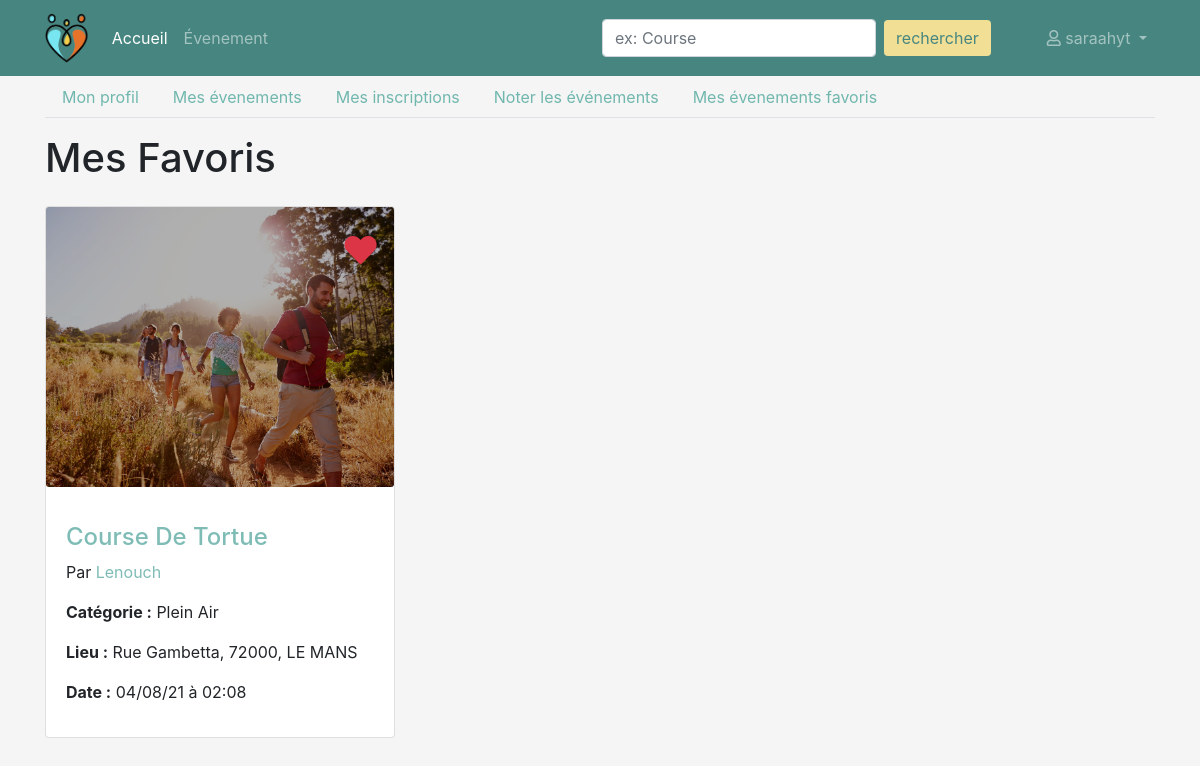
Screenshot of /profil/evenements/favoris (signed in) with the database file from the repository.
### persons/models.py (models this page shows, shortened)
class Person(models.Model):
    TYPE_PARTICULIER = 'particulier'
    TYPE_PROFESSIONNEL = 'professionnel'
    TYPE_CHOICES = (
        (TYPE_PARTICULIER, 'particulier'),
        (TYPE_PROFESSIONNEL, 'professionnel')
    )
    user = models.ForeignKey('users.User', on_delete=models.CASCADE)
    first_name = models.CharField('prenom', max_length=100)
    last_name = models.CharField('nom', max_length=100)
    birth_date = models.DateField('date naissance')
    address = models.CharField('adresse', max_length=250)
    zip_code = models.IntegerField('code postal')
    city = models.CharField('ville', max_length=50)
    country = models.CharField('pays', max_length=100)
    phone_number = PhoneNumberField('telephone')
    pseudo = models.CharField('pseudo', max_length=50)
    person_type = models.CharField('type', choices=TYPE_CHOICES, max_length=15)
    created_at = models.DateTimeField('crée à', auto_now=True)
    note = models.IntegerField('karma', null=True, blank=True)
    imageProfil = models.FileField('image', null=True, default='utilisateur-de-profil.svg')
    is_visible = models.BooleanField('est visible', default=False)

### events/models.py (models this page shows, shortened)
class FavoriteEvent(models.Model):
    person = models.ForeignKey('persons.Person', on_delete=models.CASCADE)
    event = models.ForeignKey('Event', on_delete=models.CASCADE)

class Event(models.Model):
    PARTY_CATEGORY = 'soiree'
    GAME_CATEGORY = 'jeux'
    TOURISM_CATEGORY = 'tourisme'
    AREA_CATEGORY = 'plein air'
    CATEGORY_CHOICES = (
        (PARTY_CATEGORY, 'soiree'),
        (GAME_CATEGORY, 'jeux'),
        (TOURISM_CATEGORY, 'tourisme'),
        (AREA_CATEGORY, 'plein air')
    )
    person = models.ForeignKey('persons.Person', on_delete=models.CASCADE)
    title = models.CharField('titre', max_length=150)
    description = models.TextField('description')
    address = models.CharField('adresse', max_length=100)
    zip_code = models.IntegerField('code postal')
    city = models.CharField('ville', max_length=50)
    category = models.CharField('categorie', choices=CATEGORY_CHOICES, max_length=20)
    created_at = models.DateTimeField('crée à', auto_now=True)
    event_date = models.DateTimeField('date evenement', auto_now=False)
    coordonate_x = models.CharField('coordonnée X',max_length=10 ,null=True, blank=True)
    coordonate_y = models.CharField('coordonnée Y',max_length=10 , null=True, blank=True)

### events/views/events.py (the view)
# urls.py: path('profil/evenements/favoris', ProfileFavoriteEventsView.as_view(), name='profil-favorite-events'),
class ProfileFavoriteEventsView(PersonView):
    def get(self, request):
        user = request.user
        person = get_person_by_user(user)
        today = datetime.now()
        favorite_events = get_favorite_event_person(person).filter(event__event_date__gt=today)
        context = {
            'user': user,
            'person': person,
            'favorite_events': favorite_events,
            'navigation_items': navigation.navigation_items(navigation.NAV_HOME),
        }
        return render(request, 'persons/events/my_favorite_events.html', context)

### events/models_helpers.py (called while the page is built)
def get_person_by_user(user):
    return Person.objects.get(user=user)

def get_favorite_event_person(person):
    return FavoriteEvent.objects.filter(person=person)

### events/navigation.py (called while the page is built)
def navigation_items(selected_item=None):
    items = []
    for name, shortcut in NAV_ITEMS:
        items.append({
            'name': name,
            'url': reverse(shortcut),
            'active': True if selected_item == name else False,
        })
    return items

### events/templates/persons/events/my_favorite_events.html
{% extends 'persons/base_navbar.html' %}
{% load bootstrap4 %}
{% load static %}
{% block content %}
    <div class="row">
        <div class="col">
            <div class="row">
                <div class="col">
                    <ul class="profil-tab nav nav-tabs">
                        <li class="nav-item">
                            <a class="nav-link" href="{% url 'profil' %}">Mon profil</a>
                        </li>
                        <li class="nav-item">
                            <a class="nav-link" href="{% url 'profil-events' %}">Mes évenements</a>
                        </li>
                        {% if person.person_type != "professionnel" %}
                            <li class="nav-item">
                                <a class="nav-link" href="{% url 'profil-registered_events' %}">Mes inscriptions</a>
                            </li>
                            <li class="nav-item">
                                <a class="nav-link" href="{% url 'profil-finished-events' %}">Noter les événements</a>
                            </li>
                            <li class="nav-item">
                                <a class="nav-link" href="{% url 'profil-favorite-events' %}">Mes évenements favoris</a>
                            </li>
                        {% endif %}
                    </ul>
                </div>
            </div>
            <div class="row">
                <div class="col mt-3">
                    <div class="row">
                        <h1 class="col-md-7">Mes Favoris</h1>
                        <div class="col-md-5 text-right">
                        </div>
                    </div>
                    <div class="row d-flex">
                        {% for favorite in favorite_events %}
                            <div class="col-md-4">
                                <div class="card mt-3">
                                    <div>
                                        {% with 'assets/category/'|add:favorite.event.category|add:'.jpeg' as category %}
                                            <img src="{% static category %}" class="card-img category-img">
                                            <a class="favorite" href="{% url 'unfavorite-event' favorite.pk %}"><i
                                                    class="fas fa-heart text-danger fa-2x"></i></a>
                                        {% endwith %}
                                    </div>
                                    <div class="card-body">
                                        <div class="d-flex">
                                            <p class="text-left"><a
                                                    href="{% url 'description-event' favorite.event.pk %}"><h4
                                                    class="mt-3">{{ favorite.event.title|title }}</h4></a></p>
                                        </div>
                                        <p>Par {% if favorite.event.person.pk is not person.pk %}
                                            <a class="show-user"
                                               href="{% url 'profil-show-user' favorite.event.person.pk %}">{{ favorite.event.person.pseudo }}</a> {% else %}
                                            {{ favorite.event.person.pseudo }} {% endif %}
                                        </p>
                                        <p class="card-text"><b>Catégorie :</b> {{ favorite.event.category|title }}</p>
                                        <p class="card-text"><b>Lieu :</b> {{ favorite.event.address }}, {{ favorite.event.zip_code }}, {{ favorite.event.city }}</p>
                                        <p class="card-text"><b>Date :</b> {{ favorite.event.event_date|date:'d/m/y à h:m' }} </p>
                                    </div>
                                </div>
                            </div>
                        {% empty %}
                            <p>Il n'y a pas d'évenements favoris pour le moment</p>
                        {% endfor %}
                    </div>
                </div>
            </div>
        </div>
    </div>
{% endblock %}

### events/templates/persons/base_navbar.html (shortened to what this page needs)
{% extends 'persons/base.html' %}
{% load static %}
{% block header %}
    <nav class="back-nav navbar navbar-expand-lg navbar-dark bg-dark">
        <div class="container d-flex justify-content-between">
            <a class="navbar-brand" href="{% url 'home' %}"><img src="{% static 'assets/logo1.png' %}" height="50"></a>
            <div class="collapse navbar-collapse" id="navbarSupportedContent">
                <ul class="navbar-nav">
                    {% for item in navigation_items %}
                        <li class="nav-item {% if item.active %}active{% endif %}">
                            <a class="nav-link" href="{{ item.url }}">{{ item.name }}</a>
                        </li>
                    {% endfor %}
                </ul>
                <form action="{% url 'events' %}" class="form-inline my-2 my-lg-0 ml-auto mr-5" method="get">
                    <input name="q" class="form-control mr-sm-2" type="search" placeholder="ex: Course"
                           aria-label="Search">
                    <button class="search btn btn-outline-success my-2 my-sm-0" type="submit">rechercher</button>
                </form>
                <ul class="navbar-nav mr-0">
                    <li class="nav-item dropdown">
                        <a class="nav-link dropdown-toggle" href="#" id="navbarDropdownMenuLink" role="button" data-toggle="dropdown" aria-haspopup="true" aria-expanded="false">
                        <i class="far fa-user"></i> {{ person.pseudo }}
                    </a>
                    </li>
                </ul>
            </div>
        </div>
    </nav>
{% endblock %}

### events/static/css/event.css (style rules this page uses)
body { background-color: whitesmoke !important; }
.back-nav { background-color: #478680 !important; }
.search { background-color: #F0DF94 !important; color: #478680 !important; border: none !important; }
.profil-tab .nav-link { color: #70B7AE !important; }
h4 a, .show-user { color: #7ebcb5 !important; }
.category-img { height: 280px; object-fit: cover; filter: brightness(70%); }
.favorite, .note { position: absolute; right: 5%; top: 5% }
.card-body { height: 250px; }

### rows the page displays
Person: pseudo "saraahyt"
FavoriteEvent: event.person.pseudo "Lenouch", event.category "Plein Air", event.address "Rue Gambetta", event.zip_code "72000", event.city "LE MANS", event.event_date "04/08/21 à 02:08"

### other values shown
{{ item.name }} "Accueil" "Évenement"
